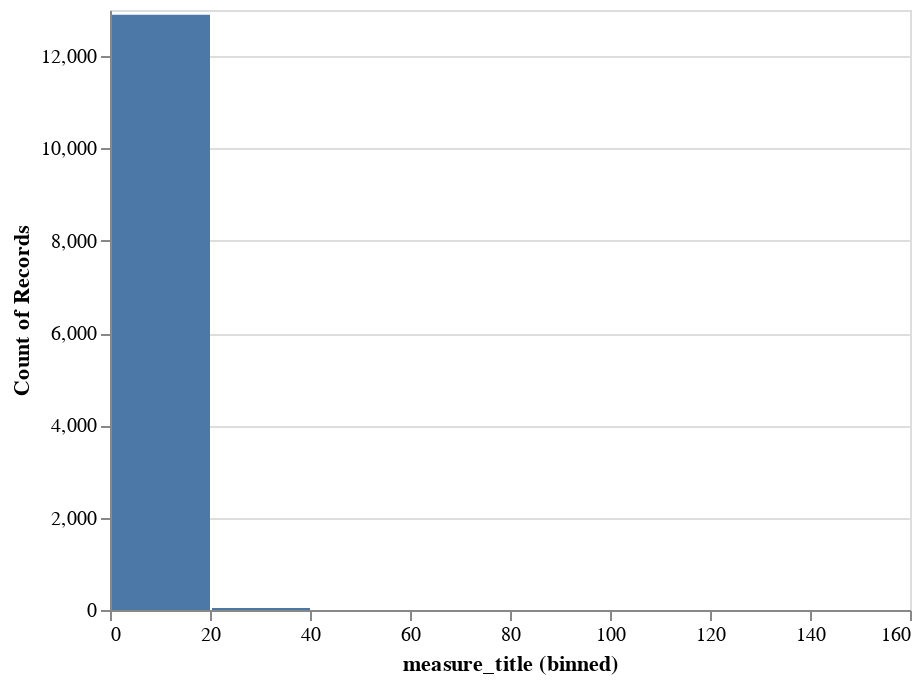

The cell this chart's notebook holds for it:
### Code cell
alt.Chart(measure_count).mark_bar().encode(
    alt.X("measure_title", bin = True),
    alt.Y("count()")
)

### Figure 1 — Vega-Lite specification as saved in the notebook (floating-point values rounded to 4 significant figures; data arrays with more than 128 entries replaced by an {"elided": "..."} marker saying what was removed)
{"config": {"view": {"continuousWidth": 400, "continuousHeight": 300}}, "data": {"name": "data-6637b64f8ea033f459452e791c908c02"}, "mark": "bar", "encoding": {"x": {"type": "quantitative", "bin": true, "field": "measure_title"}, "y": {"type": "quantitative", "aggregate": "count"}}, "$schema": "https://vega.github.io/schema/vega-lite/v4.8.1.json", "datasets": {"data-6637b64f8ea033f459452e791c908c02": {"elided": "12944 records"}}}
